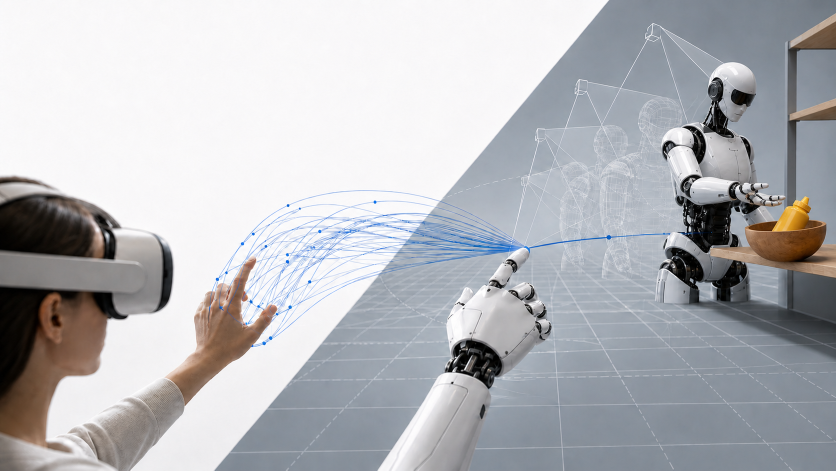
#> input picture editorial/gr00t-vr-demonstrations-20260724/hero-cover/source/hero-generated-base.png, 1672 x 941 px (shown at 1/2 size)
$ python render_cover.py
#> lines starting #> are read from the running program, lines starting #| are printed output that depends on the picture
"""Render the Sim XR article hero and its platform-specific crops."""

from pathlib import Path

from PIL import Image, ImageDraw, ImageFont


ROOT = Path(__file__).resolve().parent
OUT = ROOT.parent
BASE = ROOT / "hero-generated-base.png"
LOGO = ROOT / "sim-xr-logo.png"
DISPLAY_FONT = ROOT.parent.parent / "video/public/fonts/space-grotesk-700.ttf"
BODY_FONT = ROOT.parent.parent / "video/public/fonts/dm-sans-700.ttf"

WIDTH = 1920
HEIGHT = 1080
INK = "#09111f"
BLUE = "#1d65ff"


def cover(image: Image.Image, width: int, height: int) -> Image.Image:
#> called with width = 1920, height = 1080
    scale = max(width / image.width, height / image.height)
#> scale = 1.15
    resized = image.resize(
        (round(image.width * scale), round(image.height * scale)),
        Image.Resampling.LANCZOS,
    )
    left = (resized.width - width) // 2
#> left = 0
    top = (resized.height - height) // 2
#> top = 0
    return resized.crop((left, top, left + width, top + height))


def add_text_field(image: Image.Image) -> None:
    overlay = Image.new("RGBA", image.size, (255, 255, 255, 0))
    pixels = overlay.load()
    for y in range(0, 620):
        vertical = max(0.0, 1.0 - max(0, y - 520) / 100)
        for x in range(0, 1220):
            horizontal = max(0.0, 1.0 - max(0, x - 880) / 340)
            alpha = round(247 * min(vertical, horizontal))
            pixels[x, y] = (255, 255, 255, alpha)
    image.alpha_composite(overlay)
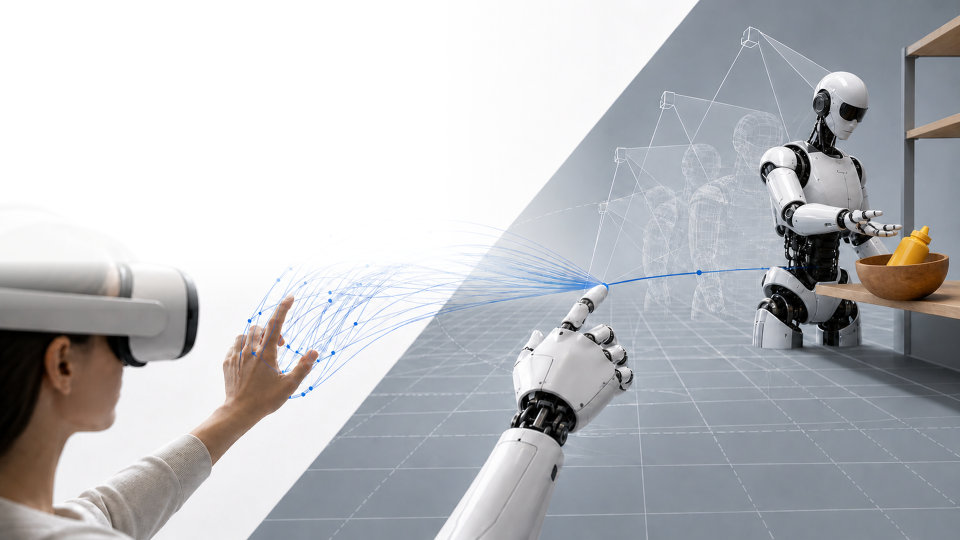
#> image: PIL image 1920x1080 RGBA (shown at 1/2 size); mean R, G, B, A 187.4, 188.7, 192, 255


def render() -> Image.Image:
    base = cover(Image.open(BASE).convert("RGBA"), WIDTH, HEIGHT)
    add_text_field(base)
    draw = ImageDraw.Draw(base)

#> (the run stopped early here; a loop or call above may not have finished)
